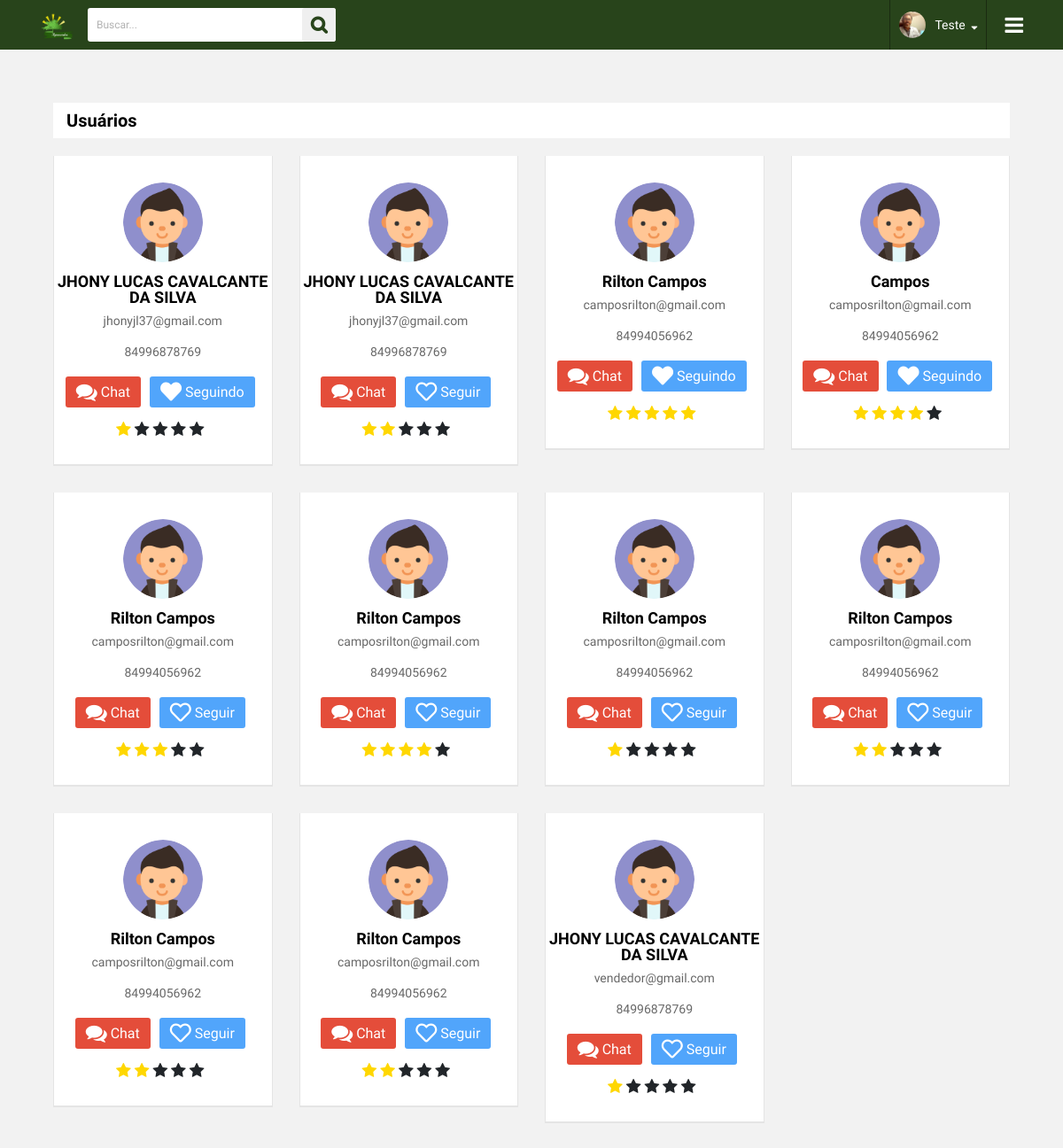
Page /panel/friends (signed in) on the committed database.
### tables this page shows
CREATE TABLE IF NOT EXISTS `usuarios` (
  `id` int(11) NOT NULL AUTO_INCREMENT,
  `nome` varchar(250) DEFAULT NULL,
  `avatar` varchar(250) DEFAULT NULL,
  `telefone` varchar(250) DEFAULT NULL,
  `email` varchar(250) DEFAULT NULL,
  `senha` varchar(250) DEFAULT NULL,
  `tipo` enum('V','C') DEFAULT NULL,
  `descricao` text,
  `sexo` enum('M','F') DEFAULT NULL,
  `data_created` timestamp NULL DEFAULT CURRENT_TIMESTAMP,
  `data_update` timestamp NULL DEFAULT CURRENT_TIMESTAMP ON UPDATE CURRENT_TIMESTAMP,
  PRIMARY KEY (`id`)
);

CREATE TABLE IF NOT EXISTS `avaliacao` (
  `id` int(11) NOT NULL AUTO_INCREMENT,
  `id_user_avaliado` int(11) NOT NULL,
  `id_user_avaliador` int(10) UNSIGNED NOT NULL,
  `pontuacao` int(11) NOT NULL,
  `created` datetime NOT NULL DEFAULT CURRENT_TIMESTAMP,
  PRIMARY KEY (`id`),
  KEY `id_user` (`id_user_avaliado`),
  KEY `id_user_avaliador` (`id_user_avaliador`)
);

### panel/app/database/Read.class.php (called while the page is built, shortened)
<?php
class Read extends Conn{
    private $Select;
    private $Places;
    private $Result;
    private $Read;
    public function ExeRead($Tabela, $Termos = null, $ParseString = null) {
        if(!empty($ParseString)){
            parse_str($ParseString, $this->Places);
        }
        $this->Select = "SELECT * FROM {$Tabela} {$Termos}";
        $this->Execute();
    }
    public function getResult() {
        return $this->Result;
    }
    public function getRowCount(){
        return $this->Read->rowCount();
    }
    private function Connect() {
        $this->Conn = parent::getConn();
        $this->Read = $this->Conn->prepare($this->Select);
        $this->Read->setFetchMode(PDO::FETCH_ASSOC);
    }
    private function getSyntax() {
        if($this->Places):
            foreach ($this->Places as $Vinculo => $Valor):
                $this->Read->bindValue(":{$Vinculo}", $Valor, (is_int($Valor)? PDO::PARAM_INT : PDO::PARAM_STR));
            endforeach;
        endif;
    }
    private function Execute() {
        $this->Connect();
        try {
            $this->getSyntax();
            $this->Read->execute();
            $this->Result = $this->Read->fetchAll();
        } catch (PDOException $e) {
            $this->Result = null;
            echo 'Message: ' .$e->getMessage();
        }
    }
}

### panel/app/database/Conn.class.php (called while the page is built)
<?php
abstract class Conn {
    private static $Host = HOST;
    private static $User = USER;
    private static $Pass = PASS;
    private static $Bd = BD;
    private static $Connect = null;
    private static function Conectar() {
        try {
            if (self::$Connect == null):
                self::$Connect = new PDO('mysql:host=' . self::$Host . ';dbname=' . self::$Bd, self::$User, self::$Pass);
            endif;
        } catch (PDOException $e) {
            echo 'Message: ' . $e->getMessage();
            die;
        }
        self::$Connect->setAttribute(PDO::ATTR_ERRMODE, PDO::ERRMODE_EXCEPTION);
        return self::$Connect;
    }
    protected static function getConn() {
        return self::Conectar();
    }
}

### panel/app/class/Url.class.php (called while the page is built, shortened)
<?php
class Url
{
    private static $baseUrl = null;
    public static function getBase()
    {
        if( self::$baseUrl != null )
            return self::$baseUrl;
        $startUrl = strlen( $_SERVER["DOCUMENT_ROOT"] );
        $excludeUrl = substr( $_SERVER["SCRIPT_FILENAME"], $startUrl, -9 );
        if( $excludeUrl[0] == "/" )
            self::$baseUrl = $excludeUrl;
        else
            self::$baseUrl = "/" . $excludeUrl;
        return self::$baseUrl;
    }
}
?>

### panel/app/database/Validation.class.php (called while the page is built, shortened)
<?php
class Validation extends Conn
{
    public static function verificaSeguidor($id_seguindo)
    {
        $id_user = $_SESSION['userId'];
        $read = new Read();
        $read->ExeRead('seguidores', 'where id_user = ' . $id_user . ' AND id_seguindo = ' . $id_seguindo . '');
        if ($read->getRowCount() > 0) {
            return true;
        } else {
            return false;
        }
    }
    public static function getAvalicao($idAvaliado)
    {
        $id_user = $_SESSION['userId'];
        $read = new Read();
        $read->ExeRead('avaliacao', 'WHERE id_user_avaliado=:avaliado AND id_user_avaliador=:avaliador', 'avaliado=' . $idAvaliado . '&avaliador=' . $id_user);
        if ($read->getRowCount() > 0) {
            $data = $read->getResult()[0];
            return $data['pontuacao'];
        } else {
            return 0;
        }
    }
}

### panel/resources/view/dashboard/friends.php (the view, shortened to what this page needs)
<section class="companies-info">
    <div class="container">
        <div class="company-title">
            <h3>Usuários</h3>
        </div>
        <div class="companies-list">
            <div class="row">
                <?php
                $read = new Read();
                $query = 'where id <> ' . $_SESSION['userId'];
                $read->ExeRead('usuarios', $query);
                foreach ($read->getResult() as $users) :
                    extract($users);
                    $avaliacao = Validation::getAvalicao($id);
                    ?>
                    <div class="col-lg-3 col-md-4 col-sm-6 col-12">
                        <div class="company_profile_info">
                            <div class="company-up-info">
                                <img src="<?php echo $avatar != null ? Url::getBase() . 'uplouds/users/' . $avatar : Url::getBase() . '../public/images/user.png' ?>" alt="<?php echo $avatar ?>" alt="">
                                <h3><?php echo $nome ?></h3>
                                <h4><?php echo $email ?></h4>
                                <h4><?php echo $telefone ?></h4>
                                <ul>
                                    <li><a href="./chat/<?php echo $id; ?>" title="Chat" class="message-us"><i class="fa fa-comments"></i> Chat</a></li>
                                    <?php if (Validation::verificaSeguidor($id)) { ?>
                                        <li><a href="#" title="deixar de Seguir" class="hire-us seguir" alt="<?php echo $id ?>"><i class="fas fa-heart"></i> Seguindo</a></li>
                                    <?php } else { ?>
                                        <li><a href="#" title="Seguir" class="hire-us seguir" alt="<?php echo $id ?>"><i class="far fa-heart"></i> Seguir</a></li>
                                    <?php } ?>
                                    <li>
                                        <br>
                                        <div class="vote" id="vote-box-<?php echo $id; ?>">
                                            <label>
                                                <i class="fa <?php echo $avaliacao > 0 ? 'active' : '' ?>"></i>
                                            </label>
                                            <label>
                                                <i class="fa <?php echo $avaliacao > 1 ? 'active' : '' ?>"></i>
                                            </label>
                                            <label>
                                                <i class="fa <?php echo $avaliacao > 2 ? 'active' : '' ?>"></i>
                                            </label>
                                            <label>
                                                <i class="fa <?php echo $avaliacao > 3 ? 'active' : '' ?>"></i>
                                            </label>
                                            <label>
                                                <i class="fa <?php echo $avaliacao > 4 ? 'active' : '' ?>"></i>
                                            </label>
                                        </div>
                                    </li>
                                </ul>
                            </div>
                        </div>
                    </div>
                <?php endforeach ?>
            </div>
        </div>
    </div>
</section>

### rows in the picture
usuarios: nome "JHONY LUCAS CAVALCANTE DA SILVA", email "jhonyjl37@gmail.com", telefone "84996878769"
usuarios: nome "JHONY LUCAS CAVALCANTE DA SILVA", email "jhonyjl37@gmail.com", telefone "84996878769"
usuarios: nome "Rilton Campos", email "camposrilton@gmail.com", telefone "84994056962"
usuarios: nome "Campos", email "camposrilton@gmail.com", telefone "84994056962"
usuarios: nome "Rilton Campos", email "camposrilton@gmail.com", telefone "84994056962"
usuarios: nome "Rilton Campos", email "camposrilton@gmail.com", telefone "84994056962"
usuarios: nome "Rilton Campos", email "camposrilton@gmail.com", telefone "84994056962"
usuarios: nome "Rilton Campos", email "camposrilton@gmail.com", telefone "84994056962"
usuarios: nome "Rilton Campos", email "camposrilton@gmail.com", telefone "84994056962"
usuarios: nome "Rilton Campos", email "camposrilton@gmail.com", telefone "84994056962"
usuarios: nome "JHONY LUCAS CAVALCANTE DA SILVA", email "vendedor@gmail.com", telefone "84996878769"

### other values in the picture
$_SESSION['user'] "Teste"
